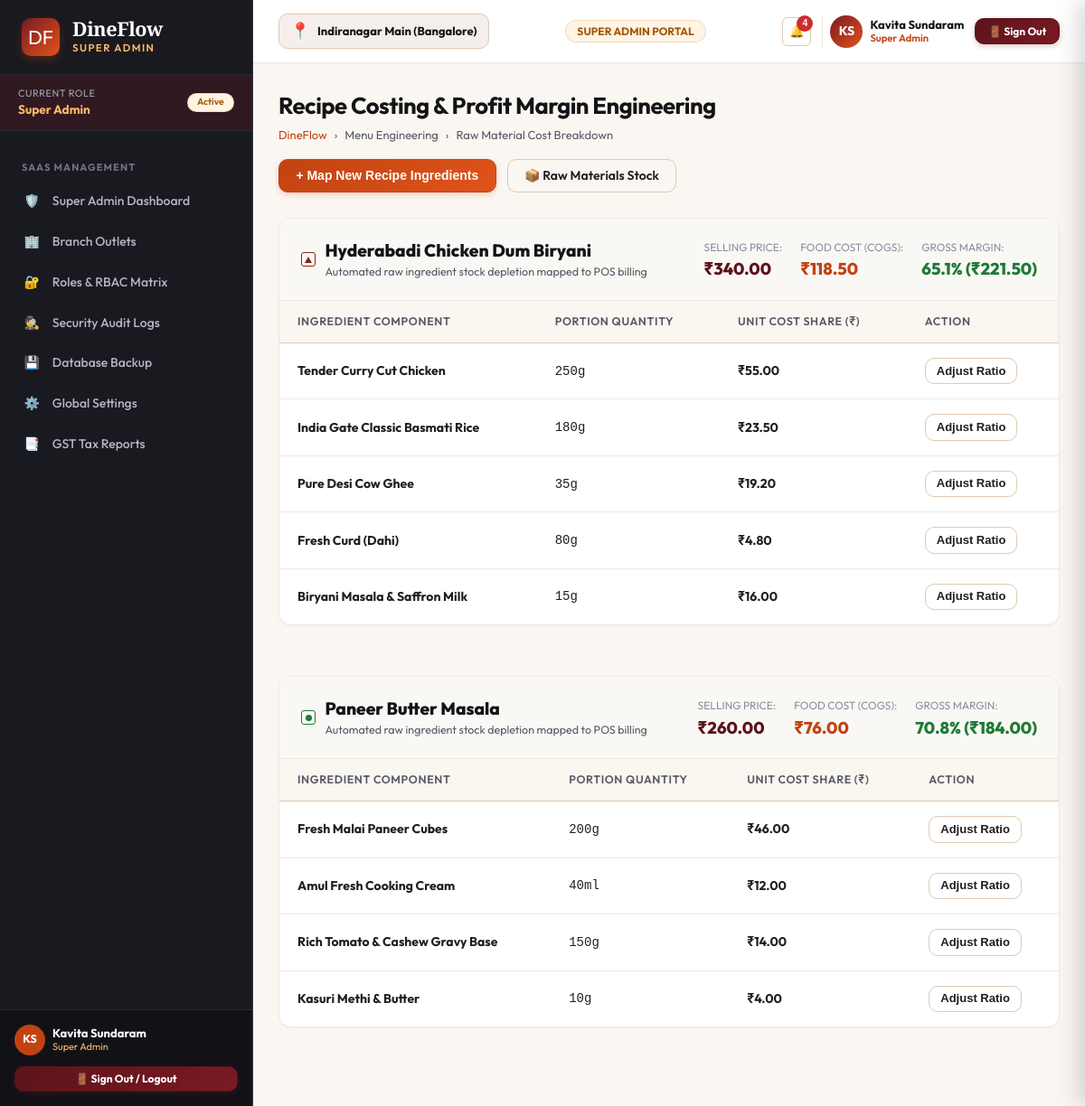
/menu/recipe-costing/ (signed in), run on the app's committed database.
### apps/accounts/models.py (models this page shows, shortened)
class Role(models.Model):
    code = models.CharField(max_length=50, unique=True)
    name = models.CharField(max_length=100)
    description = models.TextField(blank=True, default='')
    dashboard_url = models.CharField(max_length=200, default='/dashboard/owner/')
    icon = models.CharField(max_length=50, default='shield')
    is_active = models.BooleanField(default=True)
    created_at = models.DateTimeField(auto_now_add=True)

class UserProfile(models.Model):
    user = models.OneToOneField(User, on_delete=models.CASCADE, related_name='userprofile')
    role = models.ForeignKey(Role, on_delete=models.PROTECT, related_name='users')
    branch = models.CharField(max_length=150, default='Indiranagar Main (Bangalore)')
    employee_code = models.CharField(max_length=50, blank=True, default='')
    phone = models.CharField(max_length=20, blank=True, default='')
    avatar_initials = models.CharField(max_length=5, default='DF')
    created_at = models.DateTimeField(auto_now_add=True)
    updated_at = models.DateTimeField(auto_now=True)

### apps/menu/views.py (the view)
# urls.py: path('recipe-costing/', views.recipe_costing, name='recipe_costing'),
@role_required(['owner', 'manager', 'inventory', 'super_admin'])
def recipe_costing(request):
    recipes = [
        {
            'dish': 'Hyderabadi Chicken Dum Biryani',
            'selling_price': 340.00,
            'cogs': 118.50,
            'profit': 221.50,
            'margin_pct': 65.1,
            'diet': 'nonveg',
            'ingredients': [
                {'name': 'Tender Curry Cut Chicken', 'qty': '250g', 'cost': '₹55.00'},
                {'name': 'India Gate Classic Basmati Rice', 'qty': '180g', 'cost': '₹23.50'},
                {'name': 'Pure Desi Cow Ghee', 'qty': '35g', 'cost': '₹19.20'},
                {'name': 'Fresh Curd (Dahi)', 'qty': '80g', 'cost': '₹4.80'},
                {'name': 'Biryani Masala & Saffron Milk', 'qty': '15g', 'cost': '₹16.00'},
            ]
        },
        {
            'dish': 'Paneer Butter Masala',
            'selling_price': 260.00,
            'cogs': 76.00,
            'profit': 184.00,
            'margin_pct': 70.8,
            'diet': 'veg',
            'ingredients': [
                {'name': 'Fresh Malai Paneer Cubes', 'qty': '200g', 'cost': '₹46.00'},
                {'name': 'Amul Fresh Cooking Cream', 'qty': '40ml', 'cost': '₹12.00'},
                {'name': 'Rich Tomato & Cashew Gravy Base', 'qty': '150g', 'cost': '₹14.00'},
                {'name': 'Kasuri Methi & Butter', 'qty': '10g', 'cost': '₹4.00'},
            ]
        }
    ]
    context = {
        'page_title': 'Recipe Costing & Menu Engineering',
        'recipes': recipes
    }
    return render(request, 'menu/recipe_costing.html', context)

### dineflow_core/templatetags/dineflow_tags.py (called while the page is built, shortened)
@register.filter(name='inr')
def inr_format(value):
    if value is None or value == '':
        return '₹0.00'
    try:
        val = float(value)
    except (ValueError, TypeError):
        return f"₹{value}"
    is_negative = val < 0
    val = abs(val)
    parts = f"{val:.2f}".split('.')
    integer_part = parts[0]
    decimal_part = parts[1]
    if len(integer_part) <= 3:
        formatted = integer_part
    result = f"₹{formatted}.{decimal_part}"
    return f"-{result}" if is_negative else result

@register.filter(name='diet_badge')
def diet_badge(tag):
    if not tag:
        return 'veg-mark'
    t = str(tag).lower()
    if 'non' in t:
        return 'nonveg-mark'
    elif 'egg' in t:
        return 'egg-mark'
    elif 'jain' in t:
        return 'jain-mark'
    return 'veg-mark'

### templates/menu/recipe_costing.html (shortened to what this page needs)
{% extends 'base.html' %}
{% load static %}
{% load dineflow_tags %}
{% block content %}
<div class="df-page-header">
  <div class="df-page-title-group">
    <h1>Recipe Costing & Profit Margin Engineering</h1>
    <div class="df-breadcrumb">
      <a href="{% url 'landing:index' %}">DineFlow</a>
      <span>›</span>
      <span>Menu Engineering</span>
      <span>›</span>
      <span>Raw Material Cost Breakdown</span>
    </div>
  </div>
  <div style="display:flex; gap:0.75rem;">
    <button class="df-btn df-btn-terracotta" onclick="DineFlow.showToast('New Recipe', 'Opening recipe ingredient mapping modal...', 'info')">
      <span>+ Map New Recipe Ingredients</span>
    </button>
    <a href="{% url 'inventory:stock_ledger' %}" class="df-btn df-btn-outline">
      <span>📦 Raw Materials Stock</span>
    </a>
  </div>
</div>
<div style="display:flex; flex-direction:column; gap:1.75rem;">
  {% for r in recipes %}
    <div class="df-card">
      <div class="df-card-header" style="background:#FAF8F5;">
        <div style="display:flex; align-items:center; gap:0.65rem;">
          <span class="df-diet-mark {{ r.diet|diet_badge }}"></span>
          <div>
            <div style="font-size:1.2rem; font-weight:800; color:var(--df-charcoal-900);">{{ r.dish }}</div>
            <div style="font-size:0.78rem; color:var(--df-text-secondary);">Automated raw ingredient stock depletion mapped to POS billing</div>
          </div>
        </div>
        <div style="display:flex; gap:1.25rem; align-items:center;">
          <div>
            <span style="font-size:0.75rem; color:var(--df-text-muted); text-transform:uppercase;">Selling Price:</span>
            <div style="font-size:1.15rem; font-weight:800; color:var(--df-maroon-800);">{{ r.selling_price|inr }}</div>
          </div>
          <div>
            <span style="font-size:0.75rem; color:var(--df-text-muted); text-transform:uppercase;">Food Cost (COGS):</span>
            <div style="font-size:1.15rem; font-weight:800; color:var(--df-terracotta-700);">{{ r.cogs|inr }}</div>
          </div>
          <div>
            <span style="font-size:0.75rem; color:var(--df-text-muted); text-transform:uppercase;">Gross Margin:</span>
            <div style="font-size:1.15rem; font-weight:800; color:var(--df-green-700);">{{ r.margin_pct }}% ({{ r.profit|inr }})</div>
          </div>
        </div>
      </div>
      <div class="df-table-responsive">
        <table class="df-table">
          <thead>
            <tr>
              <th>Ingredient Component</th>
              <th>Portion Quantity</th>
              <th>Unit Cost Share (₹)</th>
              <th>Action</th>
            </tr>
          </thead>
          <tbody>
            {% for ing in r.ingredients %}
              <tr>
                <td><strong>{{ ing.name }}</strong></td>
                <td><code>{{ ing.qty }}</code></td>
                <td style="font-weight:700; color:var(--df-charcoal-800);">{{ ing.cost }}</td>
                <td>
                  <button class="df-btn df-btn-outline df-btn-sm" onclick="DineFlow.showToast('Ingredient Adjusted', 'Updated ratio for {{ ing.name }}', 'info')">Adjust Ratio</button>
                </td>
              </tr>
            {% endfor %}
          </tbody>
        </table>
      </div>
    </div>
  {% endfor %}
</div>
{% endblock %}

### templates/partials/_sidebar.html (shortened to what this page needs)
{% load static %}
<aside class="df-sidebar">
  <div class="df-brand-header">
    <div class="df-brand-logo">DF</div>
    <div>
      <div class="df-brand-title">DineFlow</div>
      <div class="df-brand-subtitle">{{ CURRENT_USER.role_title }}</div>
    </div>
  </div>
  <div style="padding: 0.75rem 1.25rem; background: rgba(122, 26, 36, 0.25); border-bottom: 1px solid #2B2B33; display: flex; align-items: center; justify-content: space-between;">
    <div>
      <div style="font-size: 0.68rem; color: #A6A6B8; text-transform: uppercase; letter-spacing: 0.05em;">Current Role</div>
      <div style="font-size: 0.85rem; font-weight: 700; color: var(--df-saffron-400);">{{ CURRENT_USER.role_title }}</div>
    </div>
    <span class="df-badge badge-warning" style="font-size: 0.65rem;">Active</span>
  </div>
  <nav style="flex: 1; padding: 0.75rem 0 2rem; overflow-y: auto;">
    {% if CURRENT_ROLE == 'super_admin' %}
      <div class="df-nav-section-title">SaaS Management</div>
      <ul class="df-nav-list">
        <li class="df-nav-item">
          <a href="{% url 'dashboard:super_admin' %}" class="df-nav-link {% if request.resolver_match.url_name == 'super_admin' %}active{% endif %}">
            <span>🛡️</span>
            <span>Super Admin Dashboard</span>
          </a>
        </li>
        <li class="df-nav-item">
          <a href="{% url 'settings_app:branches' %}" class="df-nav-link {% if request.resolver_match.url_name == 'branches' %}active{% endif %}">
            <span>🏢</span>
            <span>Branch Outlets</span>
          </a>
        </li>
        <li class="df-nav-item">
          <a href="{% url 'settings_app:roles_permissions' %}" class="df-nav-link {% if request.resolver_match.url_name == 'roles_permissions' %}active{% endif %}">
            <span>🔐</span>
            <span>Roles & RBAC Matrix</span>
          </a>
        </li>
        <li class="df-nav-item">
          <a href="{% url 'settings_app:audit_logs' %}" class="df-nav-link {% if request.resolver_match.url_name == 'audit_logs' %}active{% endif %}">
            <span>🕵️</span>
            <span>Security Audit Logs</span>
          </a>
        </li>
        <li class="df-nav-item">
          <a href="{% url 'settings_app:backup_restore' %}" class="df-nav-link {% if request.resolver_match.url_name == 'backup_restore' %}active{% endif %}">
            <span>💾</span>
            <span>Database Backup</span>
          </a>
        </li>
        <li class="df-nav-item">
          <a href="{% url 'settings_app:general' %}" class="df-nav-link {% if request.resolver_match.url_name == 'general' %}active{% endif %}">
            <span>⚙️</span>
            <span>Global Settings</span>
          </a>
        </li>
        <li class="df-nav-item">
          <a href="{% url 'analytics:tax_reports' %}" class="df-nav-link {% if request.resolver_match.url_name == 'tax_reports' %}active{% endif %}">
            <span>📑</span>
            <span>GST Tax Reports</span>
          </a>
        </li>
      </ul>
    {% endif %}
  </nav>
  <div style="padding: 1rem; border-top: 1px solid #2B2B33; background: rgba(18, 18, 22, 0.95); margin-top: auto;">
    <div style="display: flex; align-items: center; justify-content: space-between; margin-bottom: 0.75rem;">
      <div style="display: flex; align-items: center; gap: 0.5rem;">
        <div style="width: 34px; height: 34px; border-radius: 50%; background: var(--df-terracotta-700); color: #FFF; font-weight: 700; display: flex; align-items: center; justify-content: center; font-size: 0.78rem;">
          {{ CURRENT_USER.avatar_initials }}
        </div>
        <div style="line-height: 1.2;">
          <div style="font-weight: 700; font-size: 0.8125rem; color: #FFF;">{{ CURRENT_USER.name }}</div>
          <div style="font-size: 0.68rem; color: var(--df-saffron-400);">{{ CURRENT_USER.role_title }}</div>
        </div>
      </div>
    </div>
    <div>
      <a href="{% url 'accounts:logout' %}" class="df-btn df-btn-maroon df-btn-sm" style="width: 100%; justify-content: center; font-size: 0.75rem; font-weight: 700;">
        <span>🚪 Sign Out / Logout</span>
      </a>
    </div>
  </div>
</aside>

### templates/partials/_navbar.html (shortened to what this page needs)
{% load static %}
<header class="df-navbar">
  <div style="display: flex; align-items: center; gap: 1rem;">
    <div style="display: flex; align-items: center; gap: 0.5rem; background: var(--df-bg-cream); border: 1px solid var(--df-border-medium); padding: 0.35rem 0.75rem; border-radius: var(--df-radius-md);">
      <span style="font-size: 1.1rem;">📍</span>
      <span style="font-weight: 700; font-size: 0.8125rem; color: var(--df-charcoal-900);">{{ ACTIVE_BRANCH }}</span>
    </div>
  </div>
  <div style="display: flex; align-items: center; gap: 0.75rem;">
    <span class="df-badge badge-warning" style="font-weight: 700; font-size: 0.75rem; padding: 0.35rem 0.75rem;">
      {{ CURRENT_USER.role_title|upper }} PORTAL
    </span>
  </div>
  <div style="display: flex; align-items: center; gap: 0.75rem;">
    <button class="df-btn-icon" onclick="DineFlow.openDrawer('df-notifications-drawer')" style="position: relative;" title="Notifications">
      🔔
      {% if UNREAD_NOTIFICATIONS_COUNT > 0 %}
        <span style="position: absolute; top: -3px; right: -3px; width: 18px; height: 18px; background: var(--df-danger-600); color: #FFF; border-radius: 50%; font-size: 0.65rem; font-weight: 800; display: flex; align-items: center; justify-content: center;">
          {{ UNREAD_NOTIFICATIONS_COUNT }}
        </span>
      {% endif %}
    </button>
    <div style="display: flex; align-items: center; gap: 0.5rem; padding-left: 0.5rem; border-left: 1px solid var(--df-border-light);">
      <div style="width: 36px; height: 36px; border-radius: 50%; background: linear-gradient(135deg, var(--df-maroon-700), var(--df-terracotta-600)); color: #FFF; font-weight: 700; display: flex; align-items: center; justify-content: center; font-size: 0.875rem; box-shadow: var(--df-shadow-xs);">
        {{ CURRENT_USER.avatar_initials }}
      </div>
      <div style="line-height: 1.2; text-align: left;" class="df-hide-mobile">
        <div style="font-weight: 700; font-size: 0.8125rem; color: var(--df-charcoal-900);">{{ CURRENT_USER.name }}</div>
        <div style="font-size: 0.7rem; color: var(--df-terracotta-700); font-weight: 600;">{{ CURRENT_USER.role_title }}</div>
      </div>
    </div>
    <a href="{% url 'accounts:logout' %}" class="df-btn df-btn-maroon df-btn-sm" style="font-weight: 700; font-size: 0.75rem; padding: 0.4rem 0.85rem;" title="Sign out of ERP">
      <span>🚪 Sign Out</span>
    </a>
  </div>
</header>

### static/css/dineflow-tokens.css (style rules this page uses)
:root { --df-charcoal-900: #141417; --df-charcoal-800: #1E1E24; --df-charcoal-700: #2B2B33; --df-charcoal-600: #3C3C47; --df-charcoal-500: #555563; --df-charcoal-400: #7A7A8C; --df-charcoal-300: #A6A6B8; --df-charcoal-200: #D1D1DE; --df-charcoal-100: #EDEDF5; --df-maroon-900: #420C12; --df-maroon-800: #5C131B; --df-maroon-700: #7A1A24; --df-maroon-600: #9E222F; --df-maroon-500: #C42B3B; --df-maroon-100: #FCE8EA; --df-terracotta-900: #73270A; --df-terracotta-800: #9C350D; --df-terracotta-700: #C24312; --df-terracotta-600: #E0531A; --df-terracotta-500: #F06A33; --df-terracotta-400: #F58C60; --df-terracotta-100: #FDEDE6; --df-saffron-900: #733E05; --df-saffron-800: #A15707; --df-saffron-700: #CF7009; --df-saffron-600: #F58B14; --df-saffron-500: #FFA238; --df-saffron-400: #FFB96B; --df-saffron-100: #FFF4E5; --df-gold-800: #8C731A; --df-gold-700: #B89722; --df-gold-600: #D9B32B; --df-gold-500: #F0CA3F; --df-gold-100: #FDF9E7; --df-green-900: #0E421B; --df-green-800: #155C27; --df-green-700: #1E7A35; --df-green-600: #279C44; --df-green-500: #34BD55; --df-green-100: #E6F7EB; --df-danger-800: #781717; --df-danger-700: #A32020; --df-danger-600: #CF2D2D; --df-danger-100: #FDE8E8; --df-bg-app: #FAF7F2; --df-bg-cream: #F5EFEB; --df-bg-surface: #FFFFFF; --df-bg-surface-subtle: #F9F6F0; --df-bg-sidebar: #191920; --df-bg-sidebar-hover: #262630; --df-bg-sidebar-active: #7A1A24; --df-text-primary: #1F1F24; --df-text-secondary: #585866; --df-text-muted: #8C8C9E; --df-text-light: #F7F5F0; --df-text-on-dark: #FFFFFF; --df-border-light: #EFE9E0; --df-border-medium: #DEC9B5; --df-border-dark: #383842; --df-border-focus: #C24312; --df-font-sans: 'Outfit', 'Inter', -apple-system, BlinkMacSystemFont, "Segoe UI", Roboto, sans-serif; --df-font-serif: 'Playfair Display', Georgia, serif; --df-font-mono: 'JetBrains Mono', 'Fira Code', Consolas, monospace; --df-shadow-xs: 0 1px 2px rgba(33, 20, 10, 0.04); --df-shadow-sm: 0 2px 4px rgba(33, 20, 10, 0.06), 0 1px 2px rgba(33, 20, 10, 0.04); --df-shadow-md: 0 6px 12px -2px rgba(33, 20, 10, 0.08), 0 3px 6px -2px rgba(33, 20, 10, 0.05); --df-shadow-lg: 0 12px 24px -4px rgba(33, 20, 10, 0.12), 0 6px 12px -4px rgba(33, 20, 10, 0.06); --df-shadow-xl: 0 20px 32px -6px rgba(33, 20, 10, 0.16), 0 10px 16px -6px rgba(33, 20, 10, 0.08); --df-radius-sm: 6px; --df-radius-md: 10px; --df-radius-lg: 14px; --df-radius-xl: 20px; --df-radius-full: 9999px; --df-sidebar-width: 280px; --df-sidebar-collapsed-width: 80px; --df-navbar-height: 70px; }

### data on the page
Role: role_title "SUPER ADMIN", role_title "Super Admin"
UserProfile: avatar_initials "KS", branch "Indiranagar Main (Bangalore)"

### other printed values
{{ CURRENT_USER.name }} "Kavita Sundaram"
{{ UNREAD_NOTIFICATIONS_COUNT }} "4"
{{ r.dish }} "Hyderabadi Chicken Dum Biryani" "Paneer Butter Masala"
{{ r.selling_price|inr }} "₹340.00" "₹260.00"
{{ r.cogs|inr }} "₹118.50" "₹76.00"
{{ r.margin_pct }} "65.1" "70.8"
{{ r.profit|inr }} "₹221.50" "₹184.00"
{{ ing.name }} "Tender Curry Cut Chicken" "India Gate Classic Basmati Rice" "Pure Desi Cow Ghee" "Fresh Curd (Dahi)" "Biryani Masala & Saffron Milk" "Fresh Malai Paneer Cubes" "Amul Fresh Cooking Cream" "Rich Tomato & Cashew Gravy Base" "Kasuri Methi & Butter"
{{ ing.qty }} "250g" "180g" "35g" "80g" "15g" "200g" "40ml" "150g" "10g"
{{ ing.cost }} "₹55.00" "₹23.50" "₹19.20" "₹4.80" "₹16.00" "₹46.00" "₹12.00" "₹14.00" "₹4.00"
